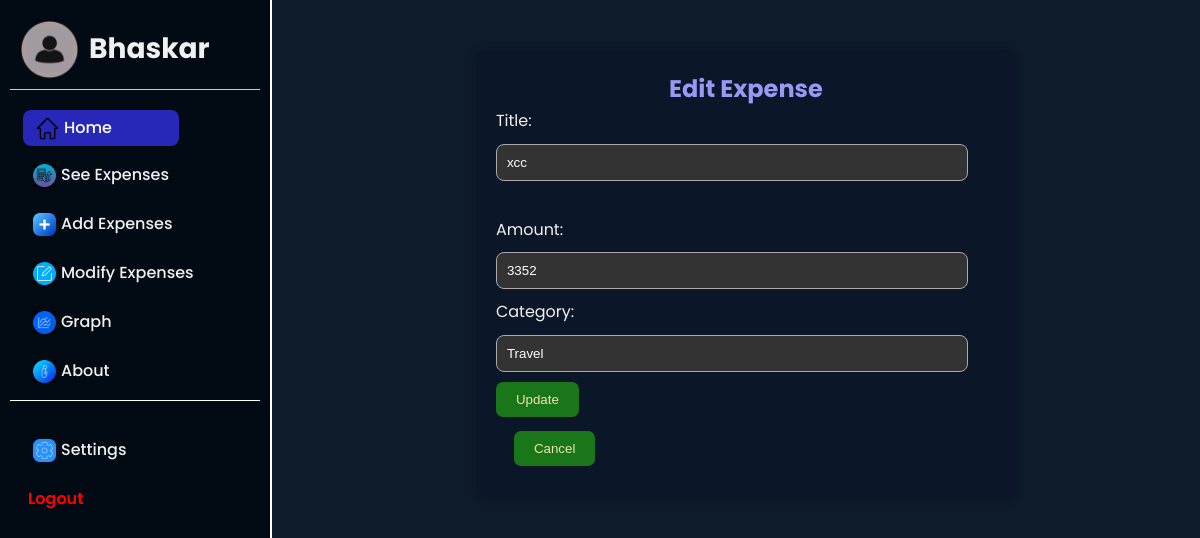
Page /edit/1 (signed in) on the earlier database version.
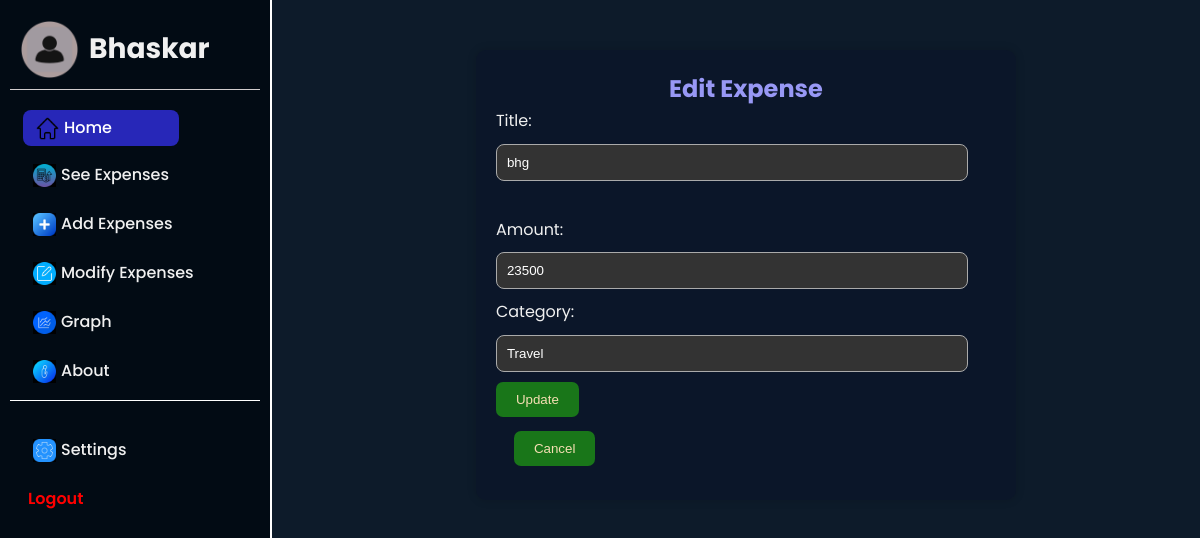
Same page on the later database version.
### app.py (models this page shows)
class Expense(db.Model):
    id = db.Column(db.Integer, primary_key=True)
    title = db.Column(db.String(100), nullable=False)
    category = db.Column(db.String(100), nullable=False)
    amount = db.Column(db.Integer, nullable=False)
    date = db.Column(db.Date, default=datetime)
    user_id = db.Column(db.Integer, db.ForeignKey('user.id'))

### app.py (the view)
@app.route("/edit/<int:id>", methods=["GET", "POST"])
def edit_expense(id):
    if "user_id" not in session:
        return redirect(url_for("login"))
    expenses = Expense.query.get_or_404(id)
    user = User.query.get(session.get("user_id"))
    if request.method == "POST":
        expenses.title = request.form["title"]
        expenses.amount = float(request.form["amount"])
        flash("Expenses modified successfully")
        db.session.commit()
        return redirect(url_for("modify_expenses"))
    return render_template("edit.html", expenses=expenses, username=user.username, bg_color=user.bg_color)

### templates/edit.html (shortened to what this page needs)
{% extends "base.html" %}
{% block content %}
  <div class="form">
<h2 style="color: var(--text-color-2)">Edit Expense</h2>
<form method="POST">
  <label>Title:</label><br>
  <input type="text" name="title" value="{{ expenses.title }}" required><br><br>
  <label>Amount:</label><br>
  <input type="number" name="amount" value="{{ expenses.amount }}" step="0.01" required>
  <label>Category:</label>
  <input type="text" name="category" value="{{ expenses.category }}">
  <button type="submit">Update</button>
  <a href="/modify"><button type="button">Cancel</button></a>
</form>
</div>
{% endblock %}

Differences in the rows shown:
changed Expense "Travel": title "xcc" → "bhg"; amount "3352" → "23500"
